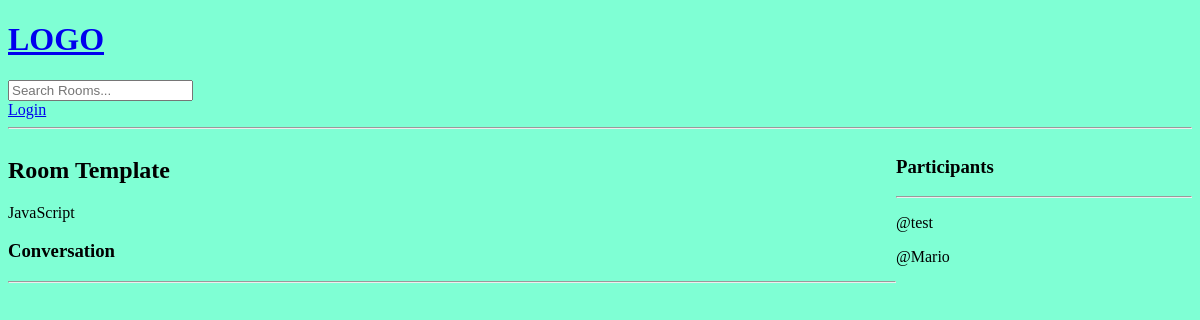
The page /room/4/ on the database as committed earlier.
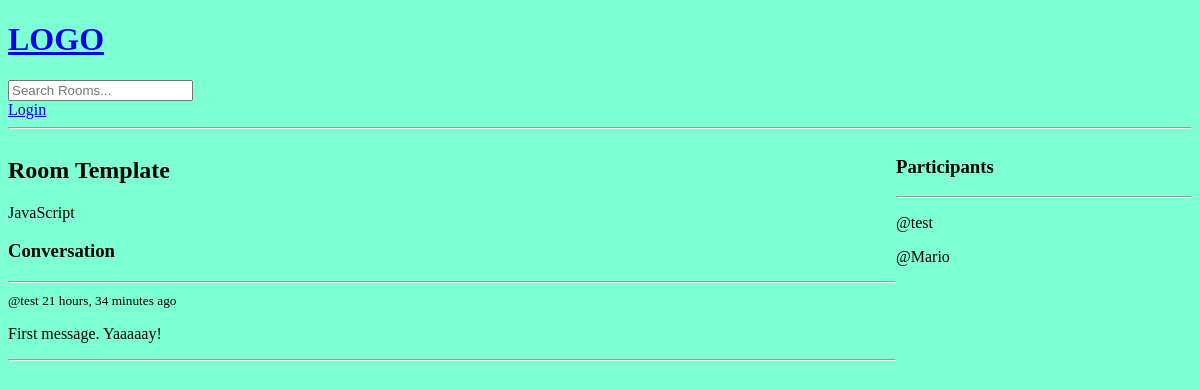
The same page on the database as committed later.
### base/models.py (models this page shows, shortened)
class Message(models.Model):
	user = models.ForeignKey(User, on_delete=models.CASCADE)
	room = models.ForeignKey(Room, on_delete=models.CASCADE)
	body = models.TextField()
	updated = models.DateTimeField(auto_now=True)
	created = models.DateTimeField(auto_now_add=True)
	class Meta:
		ordering = ['-updated', '-created']

### base/views.py (the view, shortened to what this page needs)
# urls.py: path('room/<str:pk>/', views.room, name='room'),
def room(request, pk):
	room = Room.objects.get(id=pk)
	comments = room.message_set.all().order_by('created')
	participants = room.participants.all()
	context = {'room': room, 'comments': comments, 'participants': participants}
	return render(request, 'base/room.html', context)

### base/templates/base/room.html (shortened to what this page needs)
{% extends 'base.html' %}
{% block content %}
<div class="room-container">
    <div>
        <h2>Room Template</h2>
        <p>{{ room.name }}</p>
        <div class="comment-wrapper">
            <h3> Conversation </h3>
            <hr>
            {% for comment in comments %}
            <div>
                <small>@{{ comment.user }} {{ comment.created | timesince }} ago </small>
                <p>{{ comment.body }}</p>
                <hr>
            </div>
            {% endfor %}
        </div>
    </div>
    <div>
        <h3> Participants </h3>
        <hr>
        {% for participant in participants %}
        <div>
            <p>@{{ participant.username }}</p>
        </div>
        {% endfor %}
    </div>
</div>
{% endblock content %}

Rows that differ between the two databases and show on the page:
added Message: user "test", created "21 hours, 34 minutes", body "First message. Yaaaaay!"
